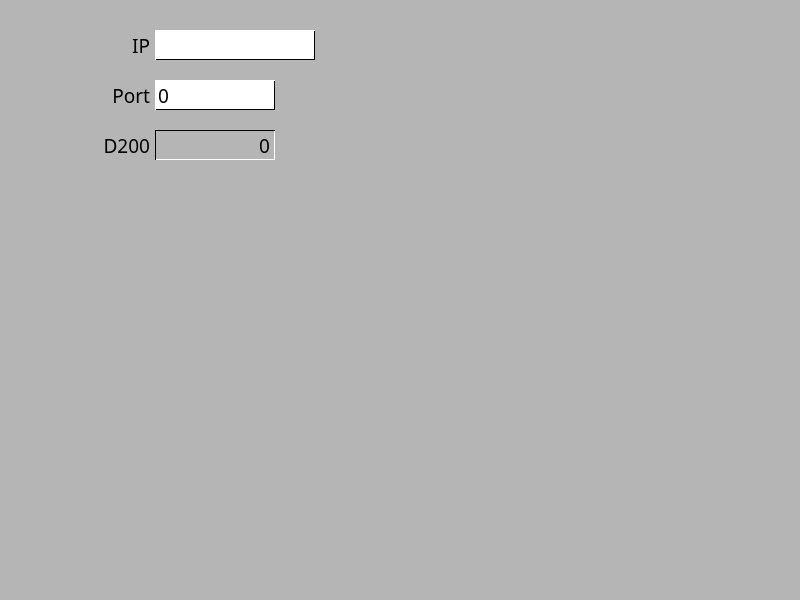
<?xml version="1.0" encoding="UTF-8"?>
<ui version="4.0">
 <class>Form</class>
 <widget class="QWidget" name="Form">
  <property name="geometry">
   <rect>
    <x>0</x>
    <y>0</y>
    <width>800</width>
    <height>600</height>
   </rect>
  </property>
  <property name="font">
   <font>
    <family>Microsoft YaHei</family>
    <pointsize>14</pointsize>
   </font>
  </property>
  <property name="windowTitle">
   <string>Form</string>
  </property>
  <property name="styleSheet">
   <string notr="true">background-color: #B5B5B5;</string>
  </property>
  <widget class="QLabel" name="label">
   <property name="enabled">
    <bool>true</bool>
   </property>
   <property name="geometry">
    <rect>
     <x>70</x>
     <y>30</y>
     <width>80</width>
     <height>30</height>
    </rect>
   </property>
   <property name="font">
    <font>
     <family>Microsoft YaHei</family>
     <pointsize>14</pointsize>
    </font>
   </property>
   <property name="layoutDirection">
    <enum>Qt::LayoutDirection::LeftToRight</enum>
   </property>
   <property name="styleSheet">
    <string notr="true">background-color: transparent;</string>
   </property>
   <property name="text">
    <string>IP</string>
   </property>
   <property name="alignment">
    <set>Qt::AlignmentFlag::AlignRight|Qt::AlignmentFlag::AlignTrailing|Qt::AlignmentFlag::AlignVCenter</set>
   </property>
  </widget>
  <widget class="QLabel" name="label_2">
   <property name="enabled">
    <bool>true</bool>
   </property>
   <property name="geometry">
    <rect>
     <x>70</x>
     <y>80</y>
     <width>80</width>
     <height>30</height>
    </rect>
   </property>
   <property name="font">
    <font>
     <family>Microsoft YaHei</family>
     <pointsize>14</pointsize>
    </font>
   </property>
   <property name="layoutDirection">
    <enum>Qt::LayoutDirection::LeftToRight</enum>
   </property>
   <property name="styleSheet">
    <string notr="true">background-color: transparent;</string>
   </property>
   <property name="text">
    <string>Port</string>
   </property>
   <property name="alignment">
    <set>Qt::AlignmentFlag::AlignRight|Qt::AlignmentFlag::AlignTrailing|Qt::AlignmentFlag::AlignVCenter</set>
   </property>
  </widget>
  <widget class="QSpinBox" name="PortNo">
   <property name="geometry">
    <rect>
     <x>155</x>
     <y>80</y>
     <width>120</width>
     <height>30</height>
    </rect>
   </property>
   <property name="font">
    <font>
     <family>Microsoft YaHei</family>
     <pointsize>14</pointsize>
     <bold>false</bold>
    </font>
   </property>
   <property name="styleSheet">
    <string notr="true">QSpinBox{
	border-style: solid;
	border-width: 1;
	background-color: white;
	border-top-color: white;
	border-left-color: white;
	border-bottom-color: black;
	border-right-color: black;
}</string>
   </property>
   <property name="buttonSymbols">
    <enum>QAbstractSpinBox::ButtonSymbols::NoButtons</enum>
   </property>
   <property name="keyboardTracking">
    <bool>true</bool>
   </property>
   <property name="maximum">
    <number>9999</number>
   </property>
   <property name="singleStep">
    <number>3</number>
   </property>
   <property name="stepType">
    <enum>QAbstractSpinBox::StepType::DefaultStepType</enum>
   </property>
  </widget>
  <widget class="QLineEdit" name="IP">
   <property name="geometry">
    <rect>
     <x>155</x>
     <y>30</y>
     <width>160</width>
     <height>30</height>
    </rect>
   </property>
   <property name="font">
    <font>
     <family>Microsoft YaHei</family>
     <pointsize>14</pointsize>
    </font>
   </property>
   <property name="styleSheet">
    <string notr="true">QLineEdit{
	border-style: solid;
	border-width: 1;
	background-color: white;
	border-top-color: white;
	border-left-color: white;
	border-bottom-color: black;
	border-right-color: black;
}</string>
   </property>
   <property name="text">
    <string/>
   </property>
   <property name="alignment">
    <set>Qt::AlignmentFlag::AlignCenter</set>
   </property>
  </widget>
  <widget class="QDoubleSpinBox" name="D00200">
   <property name="geometry">
    <rect>
     <x>155</x>
     <y>130</y>
     <width>120</width>
     <height>30</height>
    </rect>
   </property>
   <property name="font">
    <font>
     <family>Microsoft YaHei</family>
     <pointsize>14</pointsize>
    </font>
   </property>
   <property name="styleSheet">
    <string notr="true">QDoubleSpinBox{
	border-style: solid; 
	border-width: 1;
	background-color: #B5B5B5;
	border-top-color: black;
	border-left-color: black;
	border-bottom-color: white;
	border-right-color: white;
}</string>
   </property>
   <property name="inputMethodHints">
    <set>Qt::InputMethodHint::ImhFormattedNumbersOnly</set>
   </property>
   <property name="alignment">
    <set>Qt::AlignmentFlag::AlignRight|Qt::AlignmentFlag::AlignTrailing|Qt::AlignmentFlag::AlignVCenter</set>
   </property>
   <property name="readOnly">
    <bool>true</bool>
   </property>
   <property name="buttonSymbols">
    <enum>QAbstractSpinBox::ButtonSymbols::NoButtons</enum>
   </property>
   <property name="decimals">
    <number>0</number>
   </property>
   <property name="minimum">
    <double>0.000000000000000</double>
   </property>
   <property name="maximum">
    <double>99999.000000000000000</double>
   </property>
   <property name="singleStep">
    <double>0.000100000000000</double>
   </property>
   <property name="stepType">
    <enum>QAbstractSpinBox::StepType::DefaultStepType</enum>
   </property>
   <property name="value">
    <double>0.000000000000000</double>
   </property>
  </widget>
  <widget class="QLabel" name="label_3">
   <property name="enabled">
    <bool>true</bool>
   </property>
   <property name="geometry">
    <rect>
     <x>70</x>
     <y>130</y>
     <width>80</width>
     <height>30</height>
    </rect>
   </property>
   <property name="font">
    <font>
     <family>Microsoft YaHei</family>
     <pointsize>14</pointsize>
    </font>
   </property>
   <property name="layoutDirection">
    <enum>Qt::LayoutDirection::LeftToRight</enum>
   </property>
   <property name="styleSheet">
    <string notr="true">background-color: transparent;</string>
   </property>
   <property name="text">
    <string>D200</string>
   </property>
   <property name="alignment">
    <set>Qt::AlignmentFlag::AlignRight|Qt::AlignmentFlag::AlignTrailing|Qt::AlignmentFlag::AlignVCenter</set>
   </property>
  </widget>
 </widget>
 <resources/>
 <connections/>
</ui>
